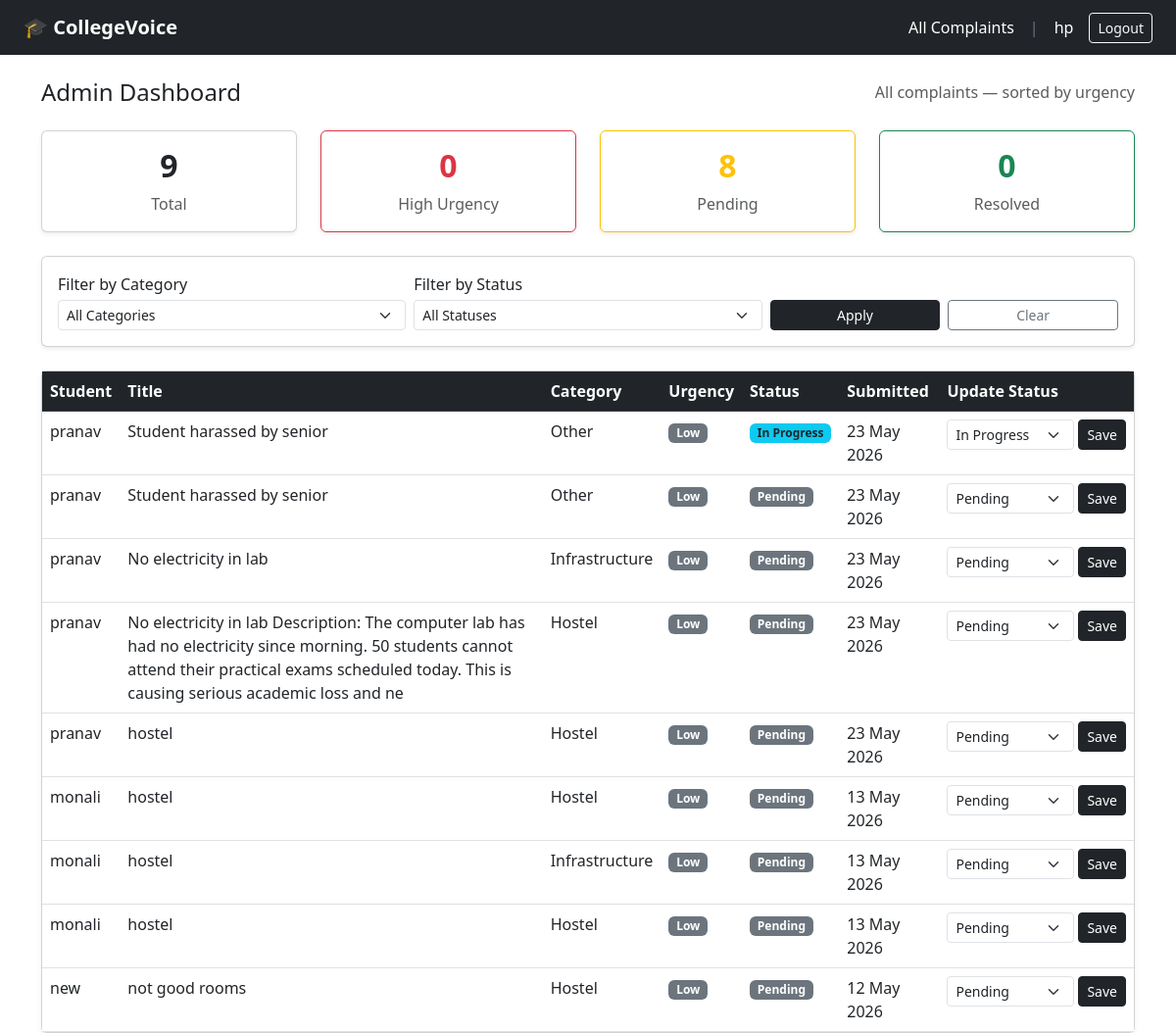
The page /admin-dashboard/ (signed in) on the database as committed earlier.
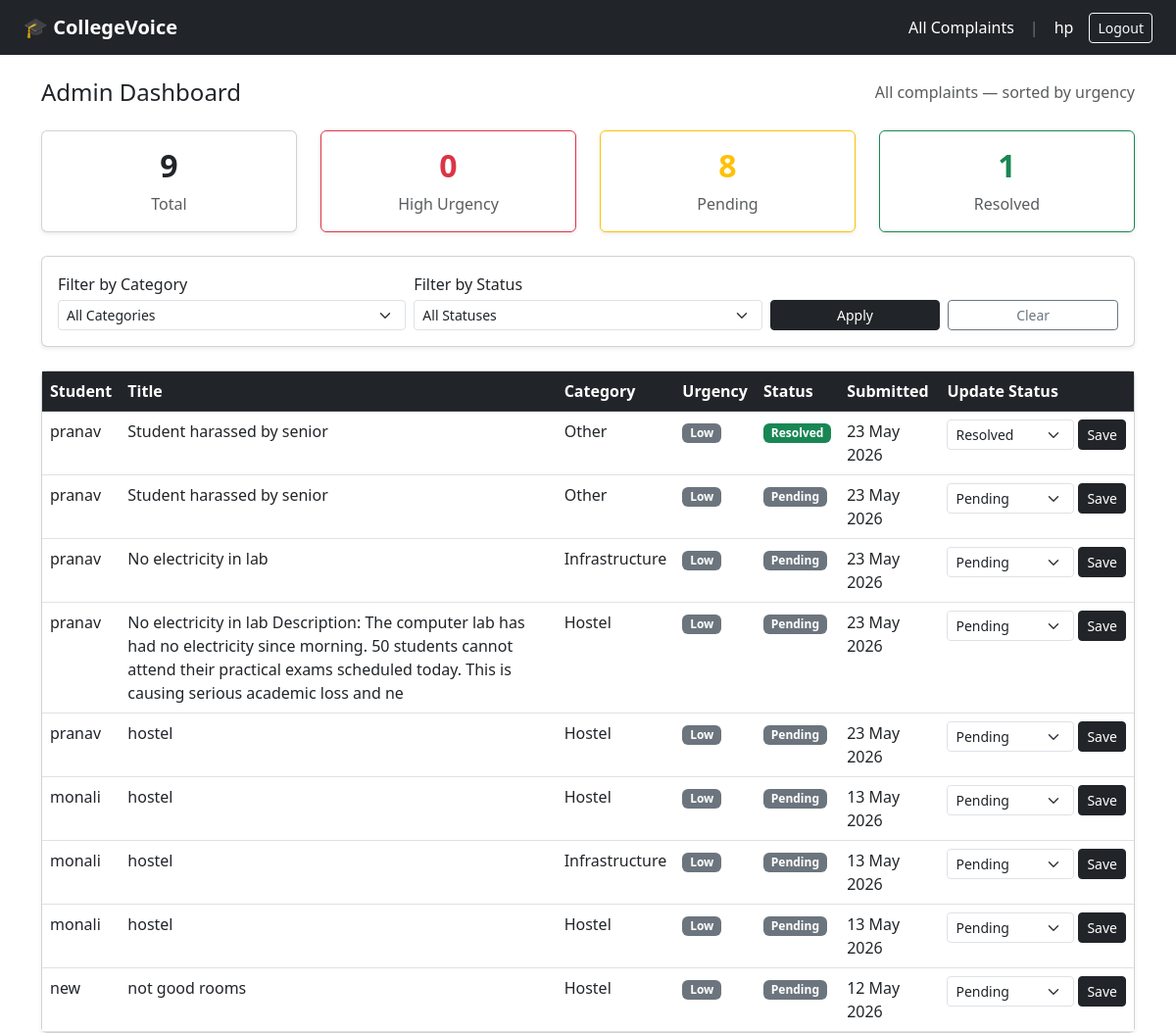
The same page on the database as committed later.
### complaints/models.py (models this page shows, shortened)
class Complaint(models.Model):
    CATEGORY_CHOICES = [
        ('hostel', 'Hostel'),
        ('food', 'Food'),
        ('academics', 'Academics'),
        ('infrastructure', 'Infrastructure'),
        ('other', 'Other'),
    ]
    URGENCY_CHOICES = [
        ('low', 'Low'),
        ('medium', 'Medium'),
        ('high', 'High'),
    ]
    STATUS_CHOICES = [
        ('pending', 'Pending'),
        ('in_progress', 'In Progress'),
        ('resolved', 'Resolved'),
    ]
    student = models.ForeignKey(User, on_delete=models.CASCADE)
    title = models.CharField(max_length=200)
    description = models.TextField()
    category = models.CharField(max_length=50, choices=CATEGORY_CHOICES)
    urgency = models.CharField(max_length=10, choices=URGENCY_CHOICES, default='low')
    ai_summary = models.TextField(blank=True, null=True)
    status = models.CharField(max_length=20, choices=STATUS_CHOICES, default='pending')
    created_at = models.DateTimeField(auto_now_add=True)
    updated_at = models.DateTimeField(auto_now=True)
    class Meta:
        ordering = ['-created_at']

### complaints/views.py (the view)
# urls.py: path('admin-dashboard/',                    views.admin_dashboard,    name='admin_dashboard'),
@login_required
@admin_required
def admin_dashboard(request):
    urgency_order = {'high': 0, 'medium': 1, 'low': 2}
    complaints = Complaint.objects.all().select_related('student')
    category_filter = request.GET.get('category', '')
    if category_filter:
        complaints = complaints.filter(category=category_filter)
    status_filter = request.GET.get('status', '')
    if status_filter:
        complaints = complaints.filter(status=status_filter)
    complaints = sorted(complaints,
                        key=lambda c: urgency_order.get(c.urgency, 3))
    total        = Complaint.objects.count()
    pending      = Complaint.objects.filter(status='pending').count()
    in_progress  = Complaint.objects.filter(status='in_progress').count()
    resolved     = Complaint.objects.filter(status='resolved').count()
    high_urgency = Complaint.objects.filter(urgency='high').count()
    context = {
        'complaints':      complaints,
        'total':           total,
        'pending':         pending,
        'in_progress':     in_progress,
        'resolved':        resolved,
        'high_urgency':    high_urgency,
        'category_filter': category_filter,
        'status_filter':   status_filter,
    }
    return render(request, 'complaints/admin_dashboard.html', context)

### complaints/templates/complaints/admin_dashboard.html (shortened to what this page needs)
{% extends 'complaints/base.html' %}
{% block content %}
<div class="d-flex justify-content-between align-items-center mb-4">
  <h4 class="mb-0">Admin Dashboard</h4>
  <span class="text-muted">All complaints — sorted by urgency</span>
</div>
<div class="row mb-4">
  <div class="col-md-3">
    <div class="card text-center p-3 shadow-sm">
      <h2 class="fw-bold">{{ total }}</h2>
      <p class="text-muted mb-0">Total</p>
    </div>
  </div>
  <div class="col-md-3">
    <div class="card text-center p-3 shadow-sm border-danger">
      <h2 class="fw-bold text-danger">{{ high_urgency }}</h2>
      <p class="text-muted mb-0">High Urgency</p>
    </div>
  </div>
  <div class="col-md-3">
    <div class="card text-center p-3 shadow-sm border-warning">
      <h2 class="fw-bold text-warning">{{ pending }}</h2>
      <p class="text-muted mb-0">Pending</p>
    </div>
  </div>
  <div class="col-md-3">
    <div class="card text-center p-3 shadow-sm border-success">
      <h2 class="fw-bold text-success">{{ resolved }}</h2>
      <p class="text-muted mb-0">Resolved</p>
    </div>
  </div>
</div>
<div class="card shadow-sm p-3 mb-4">
  <form method="GET" class="row g-2 align-items-end">
    <div class="col-md-4">
      <label class="form-label mb-1">Filter by Category</label>
      <select name="category" class="form-select form-select-sm">
        <option value="">All Categories</option>
      </select>
    </div>
    <div class="col-md-4">
      <label class="form-label mb-1">Filter by Status</label>
      <select name="status" class="form-select form-select-sm">
        <option value="">All Statuses</option>
      </select>
    </div>
    <div class="col-md-2">
      <button type="submit" class="btn btn-dark btn-sm w-100">Apply</button>
    </div>
    <div class="col-md-2">
      <a href="{% url 'admin_dashboard' %}" class="btn btn-outline-secondary btn-sm w-100">Clear</a>
    </div>
  </form>
</div>
{% if complaints %}
<div class="card shadow-sm">
  <table class="table table-hover mb-0">
    <thead class="table-dark">
      <tr>
        <th>Student</th>
        <th>Title</th>
        <th>Category</th>
        <th>Urgency</th>
        <th>Status</th>
        <th>Submitted</th>
        <th>Update Status</th>
      </tr>
    </thead>
    <tbody>
      {% for c in complaints %}
      <tr>
        <td>{{ c.student.username }}</td>
        <td>{{ c.title }}</td>
        <td class="text-capitalize">{{ c.category }}</td>
        <td>
          {% if c.urgency == 'high' %}
            <span class="badge bg-danger">High</span>
          {% elif c.urgency == 'medium' %}
            <span class="badge bg-warning text-dark">Medium</span>
          {% else %}
            <span class="badge bg-secondary">Low</span>
          {% endif %}
        </td>
        <td>
          {% if c.status == 'resolved' %}
            <span class="badge bg-success">Resolved</span>
          {% elif c.status == 'in_progress' %}
            <span class="badge bg-info text-dark">In Progress</span>
          {% else %}
            <span class="badge bg-secondary">Pending</span>
          {% endif %}
        </td>
        <td>{{ c.created_at|date:"d M Y" }}</td>
        <td>
          <form method="POST" action="{% url 'update_status' c.id %}" class="d-flex gap-1">
            <select name="status" class="form-select form-select-sm" style="width:130px">
              <option value="pending"     {% if c.status == 'pending' %}selected{% endif %}>Pending</option>
              <option value="in_progress" {% if c.status == 'in_progress' %}selected{% endif %}>In Progress</option>
              <option value="resolved"    {% if c.status == 'resolved' %}selected{% endif %}>Resolved</option>
            </select>
            <button type="submit" class="btn btn-sm btn-dark">Save</button>
          </form>
        </td>
      </tr>
      {% endfor %}
    </tbody>
  </table>
</div>
{% else %}
<div class="text-center py-5 text-muted">
  <h5>No complaints found</h5>
  <p>Try clearing the filters.</p>
</div>
{% endif %}
{% endblock %}

Rows that differ between the two databases and show on the page:
changed Complaint: status "In Progress" → "Resolved"
Other text that changed with them:
{{ resolved }}: "0" → "1"
